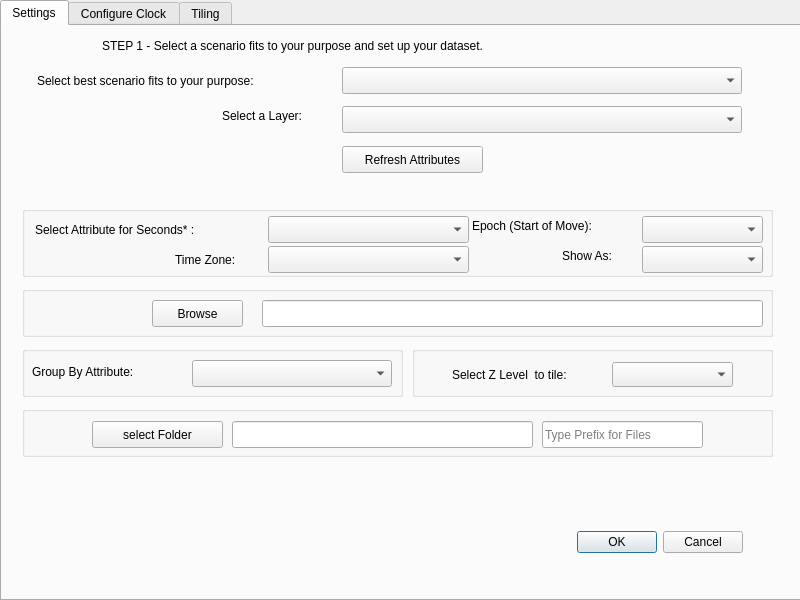
<?xml version="1.0" encoding="UTF-8"?>
<ui version="4.0">
 <class>CzmlMovingObjectsDialogBase</class>
 <widget class="QDialog" name="CzmlMovingObjectsDialogBase">
  <property name="geometry">
   <rect>
    <x>0</x>
    <y>0</y>
    <width>800</width>
    <height>600</height>
   </rect>
  </property>
  <property name="windowTitle">
   <string>CZML Moving Objects</string>
  </property>
  <widget class="QTabWidget" name="tabWidget">
   <property name="geometry">
    <rect>
     <x>0</x>
     <y>0</y>
     <width>801</width>
     <height>601</height>
    </rect>
   </property>
   <property name="currentIndex">
    <number>0</number>
   </property>
   <widget class="QWidget" name="tabLayer">
    <attribute name="title">
     <string>Settings</string>
    </attribute>
    <widget class="QComboBox" name="select_layer_comboBox">
     <property name="geometry">
      <rect>
       <x>340</x>
       <y>80</y>
       <width>400</width>
       <height>27</height>
      </rect>
     </property>
     <property name="currentText">
      <string/>
     </property>
     <property name="placeholderText">
      <string>Select a point layer...</string>
     </property>
    </widget>
    <widget class="QPushButton" name="refresh_attributes_pushButton">
     <property name="geometry">
      <rect>
       <x>340</x>
       <y>120</y>
       <width>141</width>
       <height>27</height>
      </rect>
     </property>
     <property name="text">
      <string>Refresh Attributes</string>
     </property>
    </widget>
    <widget class="QLabel" name="select_layer_label">
     <property name="geometry">
      <rect>
       <x>220</x>
       <y>80</y>
       <width>111</width>
       <height>20</height>
      </rect>
     </property>
     <property name="text">
      <string>Select a Layer:</string>
     </property>
    </widget>
    <widget class="QDialogButtonBox" name="button_box">
     <property name="geometry">
      <rect>
       <x>400</x>
       <y>500</y>
       <width>341</width>
       <height>32</height>
      </rect>
     </property>
     <property name="orientation">
      <enum>Qt::Horizontal</enum>
     </property>
     <property name="standardButtons">
      <set>QDialogButtonBox::Cancel|QDialogButtonBox::Ok</set>
     </property>
    </widget>
    <widget class="QLabel" name="labelSelectBestFitScenario">
     <property name="geometry">
      <rect>
       <x>35</x>
       <y>45</y>
       <width>301</width>
       <height>19</height>
      </rect>
     </property>
     <property name="text">
      <string>Select best scenario fits to your purpose:</string>
     </property>
    </widget>
    <widget class="QComboBox" name="comboBoxSelectScenario">
     <property name="geometry">
      <rect>
       <x>340</x>
       <y>41</y>
       <width>400</width>
       <height>27</height>
      </rect>
     </property>
     <property name="placeholderText">
      <string>Select an option</string>
     </property>
     <property name="frame">
      <bool>true</bool>
     </property>
     <item>
      <property name="text">
       <string>Single CZML File</string>
      </property>
     </item>
     <item>
      <property name="text">
       <string>Separate CZML Files for every instance</string>
      </property>
     </item>
     <item>
      <property name="text">
       <string>Separate CZML Files within XYZ Tiles</string>
      </property>
     </item>
     <item>
      <property name="text">
       <string>Singular CZML Files in Time Slices</string>
      </property>
     </item>
     <item>
      <property name="text">
       <string>Separate CZML Files within XYZ Tiles in Time Slices</string>
      </property>
     </item>
    </widget>
    <widget class="QLabel" name="labelStep1">
     <property name="geometry">
      <rect>
       <x>100</x>
       <y>10</y>
       <width>591</width>
       <height>19</height>
      </rect>
     </property>
     <property name="text">
      <string>STEP 1 - Select a scenario fits to your purpose and set up your dataset.</string>
     </property>
     <property name="textFormat">
      <enum>Qt::AutoText</enum>
     </property>
    </widget>
    <widget class="QGroupBox" name="groupBoxGeneralSettings">
     <property name="enabled">
      <bool>true</bool>
     </property>
     <property name="geometry">
      <rect>
       <x>20</x>
       <y>180</y>
       <width>751</width>
       <height>71</height>
      </rect>
     </property>
     <property name="title">
      <string/>
     </property>
     <widget class="QLabel" name="labelSelectAttributeForTime">
      <property name="geometry">
       <rect>
        <x>13</x>
        <y>14</y>
        <width>231</width>
        <height>20</height>
       </rect>
      </property>
      <property name="text">
       <string>Select Attribute for Seconds* :</string>
      </property>
     </widget>
     <widget class="QComboBox" name="comboBoxSeconds">
      <property name="geometry">
       <rect>
        <x>246</x>
        <y>10</y>
        <width>201</width>
        <height>27</height>
       </rect>
      </property>
     </widget>
     <widget class="QComboBox" name="comboBoxShowAs">
      <property name="geometry">
       <rect>
        <x>620</x>
        <y>40</y>
        <width>121</width>
        <height>27</height>
       </rect>
      </property>
     </widget>
     <widget class="QLabel" name="labelShowAs">
      <property name="geometry">
       <rect>
        <x>540</x>
        <y>40</y>
        <width>71</width>
        <height>20</height>
       </rect>
      </property>
      <property name="text">
       <string>Show As:</string>
      </property>
     </widget>
     <widget class="QComboBox" name="comboBoxTimeZone">
      <property name="enabled">
       <bool>true</bool>
      </property>
      <property name="geometry">
       <rect>
        <x>246</x>
        <y>40</y>
        <width>201</width>
        <height>27</height>
       </rect>
      </property>
     </widget>
     <widget class="QLabel" name="group_by_label_2">
      <property name="geometry">
       <rect>
        <x>153</x>
        <y>44</y>
        <width>91</width>
        <height>20</height>
       </rect>
      </property>
      <property name="text">
       <string>Time Zone:</string>
      </property>
     </widget>
     <widget class="QLabel" name="labelEpoch">
      <property name="geometry">
       <rect>
        <x>450</x>
        <y>10</y>
        <width>161</width>
        <height>20</height>
       </rect>
      </property>
      <property name="text">
       <string>Epoch (Start of Move):</string>
      </property>
     </widget>
     <widget class="QComboBox" name="comboBoxEpoch">
      <property name="geometry">
       <rect>
        <x>620</x>
        <y>10</y>
        <width>121</width>
        <height>27</height>
       </rect>
      </property>
     </widget>
    </widget>
    <widget class="QGroupBox" name="groupBoxSingleOutput">
     <property name="enabled">
      <bool>true</bool>
     </property>
     <property name="geometry">
      <rect>
       <x>20</x>
       <y>260</y>
       <width>751</width>
       <height>51</height>
      </rect>
     </property>
     <property name="title">
      <string/>
     </property>
     <widget class="QPushButton" name="browse_pushButton">
      <property name="geometry">
       <rect>
        <x>130</x>
        <y>14</y>
        <width>91</width>
        <height>27</height>
       </rect>
      </property>
      <property name="text">
       <string>Browse</string>
      </property>
     </widget>
     <widget class="QLineEdit" name="lineEditFileName">
      <property name="enabled">
       <bool>true</bool>
      </property>
      <property name="geometry">
       <rect>
        <x>240</x>
        <y>14</y>
        <width>501</width>
        <height>27</height>
       </rect>
      </property>
     </widget>
    </widget>
    <widget class="QGroupBox" name="groupBoxGroupBy">
     <property name="enabled">
      <bool>true</bool>
     </property>
     <property name="geometry">
      <rect>
       <x>20</x>
       <y>320</y>
       <width>381</width>
       <height>51</height>
      </rect>
     </property>
     <property name="title">
      <string/>
     </property>
     <widget class="QComboBox" name="comboBoxGroupBy">
      <property name="enabled">
       <bool>true</bool>
      </property>
      <property name="geometry">
       <rect>
        <x>170</x>
        <y>14</y>
        <width>200</width>
        <height>27</height>
       </rect>
      </property>
     </widget>
     <widget class="QLabel" name="labelGroupByAttribute">
      <property name="enabled">
       <bool>true</bool>
      </property>
      <property name="geometry">
       <rect>
        <x>10</x>
        <y>16</y>
        <width>151</width>
        <height>20</height>
       </rect>
      </property>
      <property name="text">
       <string>Group By Attribute:</string>
      </property>
     </widget>
    </widget>
    <widget class="QGroupBox" name="groupBoxZLevel">
     <property name="enabled">
      <bool>true</bool>
     </property>
     <property name="geometry">
      <rect>
       <x>410</x>
       <y>320</y>
       <width>361</width>
       <height>51</height>
      </rect>
     </property>
     <property name="title">
      <string/>
     </property>
     <widget class="QComboBox" name="comboBoxSelectZLevel">
      <property name="enabled">
       <bool>true</bool>
      </property>
      <property name="geometry">
       <rect>
        <x>200</x>
        <y>16</y>
        <width>121</width>
        <height>25</height>
       </rect>
      </property>
      <property name="placeholderText">
       <string>Select Z Level</string>
      </property>
      <item>
       <property name="text">
        <string extracomment="(~40km)">10</string>
       </property>
      </item>
      <item>
       <property name="text">
        <string extracomment="(~20km)">11</string>
       </property>
      </item>
      <item>
       <property name="text">
        <string>12 (~10km)</string>
       </property>
      </item>
      <item>
       <property name="text">
        <string>13 (~5km)</string>
       </property>
      </item>
      <item>
       <property name="text">
        <string>14 (~2.5km)</string>
       </property>
      </item>
      <item>
       <property name="text">
        <string>15 (~1.2km)</string>
       </property>
      </item>
      <item>
       <property name="text">
        <string>16 (~600m)</string>
       </property>
      </item>
      <item>
       <property name="text">
        <string>17 (~300m)</string>
       </property>
      </item>
      <item>
       <property name="text">
        <string>18 (~150m)</string>
       </property>
      </item>
      <item>
       <property name="text">
        <string>19 (~75m)</string>
       </property>
      </item>
      <item>
       <property name="text">
        <string extracomment="(~38m)">20</string>
       </property>
      </item>
     </widget>
     <widget class="QLabel" name="labelSelectZLevel">
      <property name="enabled">
       <bool>true</bool>
      </property>
      <property name="geometry">
       <rect>
        <x>40</x>
        <y>19</y>
        <width>191</width>
        <height>20</height>
       </rect>
      </property>
      <property name="text">
       <string>Select Z Level  to tile:</string>
      </property>
     </widget>
    </widget>
    <widget class="QGroupBox" name="groupBoxFolderOutput">
     <property name="enabled">
      <bool>true</bool>
     </property>
     <property name="geometry">
      <rect>
       <x>20</x>
       <y>380</y>
       <width>751</width>
       <height>51</height>
      </rect>
     </property>
     <property name="title">
      <string/>
     </property>
     <widget class="QLineEdit" name="lineEditFileNamePrefix">
      <property name="enabled">
       <bool>true</bool>
      </property>
      <property name="geometry">
       <rect>
        <x>520</x>
        <y>15</y>
        <width>161</width>
        <height>27</height>
       </rect>
      </property>
      <property name="placeholderText">
       <string>Type Prefix for Files</string>
      </property>
     </widget>
     <widget class="QPushButton" name="pushButtonSelectFolder">
      <property name="enabled">
       <bool>true</bool>
      </property>
      <property name="geometry">
       <rect>
        <x>70</x>
        <y>15</y>
        <width>131</width>
        <height>27</height>
       </rect>
      </property>
      <property name="text">
       <string>select Folder</string>
      </property>
     </widget>
     <widget class="QLineEdit" name="lineEditFolderName">
      <property name="enabled">
       <bool>true</bool>
      </property>
      <property name="geometry">
       <rect>
        <x>210</x>
        <y>15</y>
        <width>301</width>
        <height>27</height>
       </rect>
      </property>
     </widget>
    </widget>
   </widget>
   <widget class="QWidget" name="tabClock">
    <attribute name="title">
     <string>Configure Clock</string>
    </attribute>
    <widget class="QRadioButton" name="radioButtonClockConf">
     <property name="enabled">
      <bool>true</bool>
     </property>
     <property name="geometry">
      <rect>
       <x>210</x>
       <y>30</y>
       <width>381</width>
       <height>25</height>
      </rect>
     </property>
     <property name="text">
      <string>Activate to configure Cesium Clock in CZML</string>
     </property>
    </widget>
    <widget class="QDateTimeEdit" name="dateTimeEditClockCurrent">
     <property name="enabled">
      <bool>false</bool>
     </property>
     <property name="geometry">
      <rect>
       <x>350</x>
       <y>100</y>
       <width>194</width>
       <height>28</height>
      </rect>
     </property>
     <property name="dateTime">
      <datetime>
       <hour>6</hour>
       <minute>0</minute>
       <second>0</second>
       <year>2020</year>
       <month>12</month>
       <day>30</day>
      </datetime>
     </property>
     <property name="displayFormat">
      <string>yyyy-MM-dd HH:mm</string>
     </property>
     <property name="timeSpec">
      <enum>Qt::UTC</enum>
     </property>
    </widget>
    <widget class="QLabel" name="label_current">
     <property name="geometry">
      <rect>
       <x>200</x>
       <y>104</y>
       <width>141</width>
       <height>20</height>
      </rect>
     </property>
     <property name="text">
      <string>Current Datetime:</string>
     </property>
    </widget>
    <widget class="QDateTimeEdit" name="dateTimeEditClockBeginning">
     <property name="enabled">
      <bool>false</bool>
     </property>
     <property name="geometry">
      <rect>
       <x>170</x>
       <y>180</y>
       <width>194</width>
       <height>28</height>
      </rect>
     </property>
     <property name="dateTime">
      <datetime>
       <hour>5</hour>
       <minute>0</minute>
       <second>0</second>
       <year>2020</year>
       <month>12</month>
       <day>30</day>
      </datetime>
     </property>
     <property name="displayFormat">
      <string>yyyy-MM-dd HH:mm</string>
     </property>
     <property name="timeSpec">
      <enum>Qt::UTC</enum>
     </property>
    </widget>
    <widget class="QDateTimeEdit" name="dateTimeEditClockEnd">
     <property name="enabled">
      <bool>false</bool>
     </property>
     <property name="geometry">
      <rect>
       <x>490</x>
       <y>180</y>
       <width>194</width>
       <height>28</height>
      </rect>
     </property>
     <property name="dateTime">
      <datetime>
       <hour>4</hour>
       <minute>0</minute>
       <second>0</second>
       <year>2020</year>
       <month>12</month>
       <day>30</day>
      </datetime>
     </property>
     <property name="displayFormat">
      <string>yyyy-MM-dd HH:mm</string>
     </property>
     <property name="timeSpec">
      <enum>Qt::UTC</enum>
     </property>
    </widget>
    <widget class="QLabel" name="label_beginning">
     <property name="geometry">
      <rect>
       <x>80</x>
       <y>183</y>
       <width>81</width>
       <height>20</height>
      </rect>
     </property>
     <property name="text">
      <string>Beginning:</string>
     </property>
    </widget>
    <widget class="QLabel" name="label_end">
     <property name="geometry">
      <rect>
       <x>444</x>
       <y>185</y>
       <width>41</width>
       <height>20</height>
      </rect>
     </property>
     <property name="text">
      <string>End:</string>
     </property>
    </widget>
    <widget class="QComboBox" name="comboBoxClockRange">
     <property name="enabled">
      <bool>false</bool>
     </property>
     <property name="geometry">
      <rect>
       <x>369</x>
       <y>275</y>
       <width>211</width>
       <height>27</height>
      </rect>
     </property>
     <item>
      <property name="text">
       <string>LOOP_STOP</string>
      </property>
     </item>
     <item>
      <property name="text">
       <string>UNBOUNDED</string>
      </property>
     </item>
     <item>
      <property name="text">
       <string>CLAMPED</string>
      </property>
     </item>
    </widget>
    <widget class="QLabel" name="label_clock_range">
     <property name="geometry">
      <rect>
       <x>250</x>
       <y>280</y>
       <width>101</width>
       <height>20</height>
      </rect>
     </property>
     <property name="text">
      <string>Clock Range:</string>
     </property>
    </widget>
    <widget class="QLabel" name="label_multiplier">
     <property name="geometry">
      <rect>
       <x>267</x>
       <y>235</y>
       <width>81</width>
       <height>20</height>
      </rect>
     </property>
     <property name="text">
      <string>Multiplier:</string>
     </property>
    </widget>
    <widget class="QLineEdit" name="lineEditClockMultiplier">
     <property name="enabled">
      <bool>false</bool>
     </property>
     <property name="geometry">
      <rect>
       <x>370</x>
       <y>232</y>
       <width>113</width>
       <height>27</height>
      </rect>
     </property>
     <property name="text">
      <string>10</string>
     </property>
    </widget>
    <widget class="QComboBox" name="comboBoxClockStep">
     <property name="enabled">
      <bool>false</bool>
     </property>
     <property name="geometry">
      <rect>
       <x>369</x>
       <y>315</y>
       <width>261</width>
       <height>27</height>
      </rect>
     </property>
     <item>
      <property name="text">
       <string>SYSTEM_CLOCK_MULTIPLIER</string>
      </property>
     </item>
     <item>
      <property name="text">
       <string>TICK_DEPENDENT</string>
      </property>
     </item>
     <item>
      <property name="text">
       <string>SYSTEM_CLOCK</string>
      </property>
     </item>
    </widget>
    <widget class="QLabel" name="label_clock_range_2">
     <property name="geometry">
      <rect>
       <x>261</x>
       <y>320</y>
       <width>91</width>
       <height>20</height>
      </rect>
     </property>
     <property name="text">
      <string>Clock Step:</string>
     </property>
    </widget>
   </widget>
   <widget class="QWidget" name="tabTile">
    <property name="enabled">
     <bool>false</bool>
    </property>
    <attribute name="title">
     <string>Tiling</string>
    </attribute>
   </widget>
  </widget>
 </widget>
 <resources/>
 <connections>
  <connection>
   <sender>button_box</sender>
   <signal>accepted()</signal>
   <receiver>CzmlMovingObjectsDialogBase</receiver>
   <slot>accept()</slot>
   <hints>
    <hint type="sourcelabel">
     <x>572</x>
     <y>546</y>
    </hint>
    <hint type="destinationlabel">
     <x>399</x>
     <y>299</y>
    </hint>
   </hints>
  </connection>
  <connection>
   <sender>button_box</sender>
   <signal>rejected()</signal>
   <receiver>CzmlMovingObjectsDialogBase</receiver>
   <slot>reject()</slot>
   <hints>
    <hint type="sourcelabel">
     <x>572</x>
     <y>546</y>
    </hint>
    <hint type="destinationlabel">
     <x>399</x>
     <y>299</y>
    </hint>
   </hints>
  </connection>
 </connections>
</ui>
